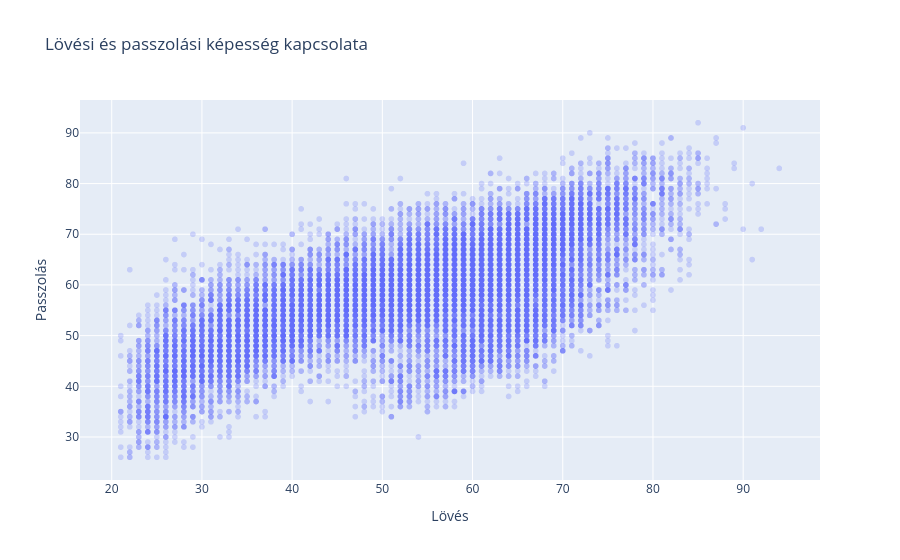

Here is the notebook cell this chart was saved with:
### Markdown cell above
## 8. Ötödik kérdés: Milyen kapcsolat van a lövés és a passzolás között?
A kapusokat itt is kihagyjuk, és csak a két értékkel rendelkező játékosokat hasonlítjuk össze.

### Code cell
tamadas = df.loc[df["position"] != "GK", ["shooting", "passing", "nev"]].dropna()
r2 = np.corrcoef(tamadas["shooting"], tamadas["passing"])[0, 1]
print("Korreláció:", round(r2, 3))
fig = px.scatter(tamadas, x="shooting", y="passing", opacity=0.25,
                 title="Lövési és passzolási képesség kapcsolata",
                 labels={"shooting":"Lövés", "passing":"Passzolás"}, hover_data=["nev"])
fig.show()
print("5. válasz: A korreláció értéke", round(r2, 3))

### Figure 1 — Plotly figure (JSON) as saved in the notebook; plotly's stock layout.template omitted (floating-point values rounded to 4 significant figures; data arrays with more than 128 entries replaced by an {"elided": "..."} marker saying what was removed)
{"data": [{"customdata": {"elided": "17585x1 str values"}, "hovertemplate": "Lövés=%{x}<br>Passzolás=%{y}<br>nev=%{customdata[0]}<extra></extra>", "legendgroup": "", "marker": {"color": "#636efa", "opacity": 0.25, "symbol": "circle"}, "mode": "markers", "name": "", "showlegend": false, "type": "scattergl", "x": {"elided": "17585 int values"}, "xaxis": "x", "y": {"elided": "17585 int values"}, "yaxis": "y"}], "layout": {"legend": {"tracegroupgap": 0}, "title": {"text": "Lövési és passzolási képesség kapcsolata"}, "xaxis": {"anchor": "y", "domain": [0, 1], "title": {"text": "Lövés"}}, "yaxis": {"anchor": "x", "domain": [0, 1], "title": {"text": "Passzolás"}}}}
